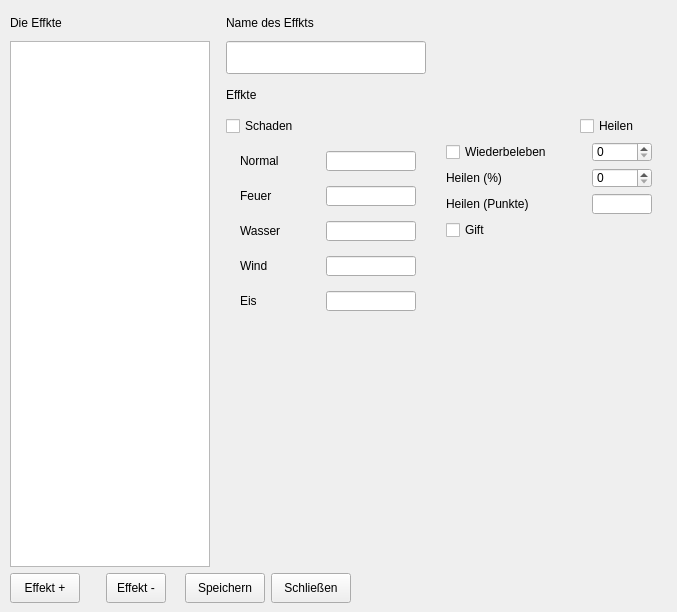
  <widget class="QWidget" name="tab_3">
   <attribute name="title">
    <string>Effekte</string>
   </attribute>
   <widget class="QWidget" name="layoutWidget1">
    <property name="geometry">
     <rect>
      <x>10</x>
      <y>10</y>
      <width>658</width>
      <height>593</height>
     </rect>
    </property>
    <layout class="QVBoxLayout" name="verticalLayout_55">
     <item>
      <layout class="QHBoxLayout" name="horizontalLayout_31">
       <item>
        <layout class="QVBoxLayout" name="verticalLayout_34">
         <item>
          <widget class="QLabel" name="mem_items_label_3">
           <property name="minimumSize">
            <size>
             <width>200</width>
             <height>25</height>
            </size>
           </property>
           <property name="maximumSize">
            <size>
             <width>200</width>
             <height>25</height>
            </size>
           </property>
           <property name="text">
            <string>Die Effkte</string>
           </property>
          </widget>
         </item>
         <item>
          <widget class="QListWidget" name="mee_items">
           <property name="minimumSize">
            <size>
             <width>200</width>
             <height>516</height>
            </size>
           </property>
           <property name="maximumSize">
            <size>
             <width>200</width>
             <height>600</height>
            </size>
           </property>
          </widget>
         </item>
        </layout>
       </item>
       <item>
        <spacer name="horizontalSpacer_26">
         <property name="orientation">
          <enum>Qt::Horizontal</enum>
         </property>
         <property name="sizeType">
          <enum>QSizePolicy::Fixed</enum>
         </property>
         <property name="sizeHint" stdset="0">
          <size>
           <width>10</width>
           <height>20</height>
          </size>
         </property>
        </spacer>
       </item>
       <item>
        <layout class="QVBoxLayout" name="verticalLayout_44">
         <item>
          <layout class="QVBoxLayout" name="verticalLayout_35">
           <item>
            <widget class="QLabel" name="label_10">
             <property name="minimumSize">
              <size>
               <width>200</width>
               <height>25</height>
              </size>
             </property>
             <property name="maximumSize">
              <size>
               <width>200</width>
               <height>25</height>
              </size>
             </property>
             <property name="text">
              <string>Name des Effkts</string>
             </property>
            </widget>
           </item>
           <item>
            <widget class="QLineEdit" name="mee_name_item">
             <property name="minimumSize">
              <size>
               <width>200</width>
               <height>33</height>
              </size>
             </property>
             <property name="maximumSize">
              <size>
               <width>200</width>
               <height>33</height>
              </size>
             </property>
             <property name="maxLength">
              <number>25</number>
             </property>
            </widget>
           </item>
          </layout>
         </item>
         <item>
          <layout class="QVBoxLayout" name="verticalLayout_36">
           <item>
            <widget class="QLabel" name="label_9">
             <property name="minimumSize">
              <size>
               <width>0</width>
               <height>30</height>
              </size>
             </property>
             <property name="text">
              <string>Effkte</string>
             </property>
            </widget>
           </item>
           <item>
            <layout class="QVBoxLayout" name="verticalLayout_33">
             <item>
              <layout class="QHBoxLayout" name="horizontalLayout_21">
               <item>
                <widget class="QCheckBox" name="meh_checkBox_eis_2">
                 <property name="minimumSize">
                  <size>
                   <width>88</width>
                   <height>20</height>
                  </size>
                 </property>
                 <property name="maximumSize">
                  <size>
                   <width>88</width>
                   <height>20</height>
                  </size>
                 </property>
                 <property name="text">
                  <string>Schaden</string>
                 </property>
                </widget>
               </item>
               <item>
                <spacer name="horizontalSpacer_7">
                 <property name="orientation">
                  <enum>Qt::Horizontal</enum>
                 </property>
                 <property name="sizeHint" stdset="0">
                  <size>
                   <width>40</width>
                   <height>20</height>
                  </size>
                 </property>
                </spacer>
               </item>
               <item>
                <widget class="QCheckBox" name="meh_checkBox_feuer_2">
                 <property name="minimumSize">
                  <size>
                   <width>88</width>
                   <height>20</height>
                  </size>
                 </property>
                 <property name="maximumSize">
                  <size>
                   <width>88</width>
                   <height>20</height>
                  </size>
                 </property>
                 <property name="text">
                  <string>Heilen</string>
                 </property>
                </widget>
               </item>
              </layout>
             </item>
             <item>
              <layout class="QHBoxLayout" name="horizontalLayout_22">
               <item>
                <layout class="QHBoxLayout" name="horizontalLayout_17">
                 <item>
                  <layout class="QVBoxLayout" name="verticalLayout_32">
                   <item>
                    <widget class="QLabel" name="main_editor_lvl_ep_2">
                     <property name="minimumSize">
                      <size>
                       <width>80</width>
                       <height>20</height>
                      </size>
                     </property>
                     <property name="maximumSize">
                      <size>
                       <width>80</width>
                       <height>20</height>
                      </size>
                     </property>
                     <property name="text">
                      <string>Normal</string>
                     </property>
                    </widget>
                   </item>
                   <item>
                    <widget class="QLabel" name="main_editor_lvl_mana_2">
                     <property name="minimumSize">
                      <size>
                       <width>80</width>
                       <height>20</height>
                      </size>
                     </property>
                     <property name="maximumSize">
                      <size>
                       <width>80</width>
                       <height>20</height>
                      </size>
                     </property>
                     <property name="text">
                      <string>Feuer</string>
                     </property>
                    </widget>
                   </item>
                   <item>
                    <widget class="QLabel" name="main_editor_lvl_kraft_2">
                     <property name="minimumSize">
                      <size>
                       <width>80</width>
                       <height>20</height>
                      </size>
                     </property>
                     <property name="maximumSize">
                      <size>
                       <width>80</width>
                       <height>20</height>
                      </size>
                     </property>
                     <property name="text">
                      <string>Wasser</string>
                     </property>
                    </widget>
                   </item>
                   <item>
                    <widget class="QLabel" name="main_editor_lvl_ausdauer_2">
                     <property name="minimumSize">
                      <size>
                       <width>80</width>
                       <height>20</height>
                      </size>
                     </property>
                     <property name="maximumSize">
                      <size>
                       <width>80</width>
                       <height>20</height>
                      </size>
                     </property>
                     <property name="text">
                      <string>Wind</string>
                     </property>
                    </widget>
                   </item>
                   <item>
                    <widget class="QLabel" name="main_editor_lvl_intelligenz_2">
                     <property name="minimumSize">
                      <size>
                       <width>80</width>
                       <height>20</height>
                      </size>
                     </property>
                     <property name="maximumSize">
                      <size>
                       <width>80</width>
                       <height>20</height>
                      </size>
                     </property>
                     <property name="text">
                      <string>Eis</string>
                     </property>
                    </widget>
                   </item>
                  </layout>
                 </item>
                 <item>
                  <layout class="QVBoxLayout" name="verticalLayout_31">
                   <item>
                    <widget class="QLineEdit" name="meh_lvl_ep_wert_2">
                     <property name="minimumSize">
                      <size>
                       <width>90</width>
                       <height>20</height>
                      </size>
                     </property>
                     <property name="maximumSize">
                      <size>
                       <width>90</width>
                       <height>20</height>
                      </size>
                     </property>
                    </widget>
                   </item>
                   <item>
                    <widget class="QLineEdit" name="meh_lvl_mana_wert_2">
                     <property name="minimumSize">
                      <size>
                       <width>90</width>
                       <height>20</height>
                      </size>
                     </property>
                     <property name="maximumSize">
                      <size>
                       <width>90</width>
                       <height>20</height>
                      </size>
                     </property>
                     <property name="maxLength">
                      <number>10</number>
                     </property>
                    </widget>
                   </item>
                   <item>
                    <widget class="QLineEdit" name="meh_lvl_kraft_wert_2">
                     <property name="minimumSize">
                      <size>
                       <width>90</width>
                       <height>20</height>
                      </size>
                     </property>
                     <property name="maximumSize">
                      <size>
                       <width>90</width>
                       <height>20</height>
                      </size>
                     </property>
                     <property name="maxLength">
                      <number>10</number>
                     </property>
                    </widget>
                   </item>
                   <item>
                    <widget class="QLineEdit" name="meh_lvl_ausdauer_wert_2">
                     <property name="minimumSize">
                      <size>
                       <width>90</width>
                       <height>20</height>
                      </size>
                     </property>
                     <property name="maximumSize">
                      <size>
                       <width>90</width>
                       <height>20</height>
                      </size>
                     </property>
                     <property name="maxLength">
                      <number>10</number>
                     </property>
                    </widget>
                   </item>
                   <item>
                    <widget class="QLineEdit" name="meh_lvl_intelligenz_wert_2">
                     <property name="minimumSize">
                      <size>
                       <width>90</width>
                       <height>20</height>
                      </size>
                     </property>
                     <property name="maximumSize">
                      <size>
                       <width>90</width>
                       <height>20</height>
                      </size>
                     </property>
                     <property name="maxLength">
                      <number>10</number>
                     </property>
                    </widget>
                   </item>
                  </layout>
                 </item>
                </layout>
               </item>
               <item>
                <layout class="QHBoxLayout" name="horizontalLayout_20">
                 <item>
                  <spacer name="horizontalSpacer_30">
                   <property name="orientation">
                    <enum>Qt::Horizontal</enum>
                   </property>
                   <property name="sizeType">
                    <enum>QSizePolicy::Fixed</enum>
                   </property>
                   <property name="sizeHint" stdset="0">
                    <size>
                     <width>10</width>
                     <height>20</height>
                    </size>
                   </property>
                  </spacer>
                 </item>
                 <item>
                  <layout class="QVBoxLayout" name="verticalLayout_30">
                   <item>
                    <widget class="QCheckBox" name="meh_checkBox_eis_3">
                     <property name="minimumSize">
                      <size>
                       <width>140</width>
                       <height>20</height>
                      </size>
                     </property>
                     <property name="maximumSize">
                      <size>
                       <width>140</width>
                       <height>20</height>
                      </size>
                     </property>
                     <property name="text">
                      <string>Wiederbeleben</string>
                     </property>
                    </widget>
                   </item>
                   <item>
                    <widget class="QLabel" name="main_editor_lvl_leben_5">
                     <property name="minimumSize">
                      <size>
                       <width>140</width>
                       <height>20</height>
                      </size>
                     </property>
                     <property name="maximumSize">
                      <size>
                       <width>80</width>
                       <height>20</height>
                      </size>
                     </property>
                     <property name="text">
                      <string>Heilen (%)</string>
                     </property>
                    </widget>
                   </item>
                   <item>
                    <widget class="QLabel" name="main_editor_lvl_leben_2">
                     <property name="minimumSize">
                      <size>
                       <width>140</width>
                       <height>20</height>
                      </size>
                     </property>
                     <property name="maximumSize">
                      <size>
                       <width>80</width>
                       <height>20</height>
                      </size>
                     </property>
                     <property name="text">
                      <string>Heilen (Punkte)</string>
                     </property>
                    </widget>
                   </item>
                   <item>
                    <widget class="QCheckBox" name="meh_checkBox_wind_2">
                     <property name="minimumSize">
                      <size>
                       <width>140</width>
                       <height>20</height>
                      </size>
                     </property>
                     <property name="maximumSize">
                      <size>
                       <width>140</width>
                       <height>20</height>
                      </size>
                     </property>
                     <property name="text">
                      <string>Gift</string>
                     </property>
                    </widget>
                   </item>
                   <item>
                    <spacer name="verticalSpacer_4">
                     <property name="orientation">
                      <enum>Qt::Vertical</enum>
                     </property>
                     <property name="sizeHint" stdset="0">
                      <size>
                       <width>20</width>
                       <height>40</height>
                      </size>
                     </property>
                    </spacer>
                   </item>
                  </layout>
                 </item>
                 <item>
                  <layout class="QVBoxLayout" name="verticalLayout_29">
                   <item>
                    <widget class="QSpinBox" name="meh_checkBox_eis_wert_2">
                     <property name="enabled">
                      <bool>true</bool>
                     </property>
                     <property name="minimumSize">
                      <size>
                       <width>60</width>
                       <height>20</height>
                      </size>
                     </property>
                     <property name="maximumSize">
                      <size>
                       <width>60</width>
                       <height>20</height>
                      </size>
                     </property>
                     <property name="maximum">
                      <number>100</number>
                     </property>
                    </widget>
                   </item>
                   <item>
                    <widget class="QSpinBox" name="meh_checkBox_eis_wert_3">
                     <property name="enabled">
                      <bool>true</bool>
                     </property>
                     <property name="minimumSize">
                      <size>
                       <width>60</width>
                       <height>20</height>
                      </size>
                     </property>
                     <property name="maximumSize">
                      <size>
                       <width>60</width>
                       <height>20</height>
                      </size>
                     </property>
                     <property name="maximum">
                      <number>100</number>
                     </property>
                    </widget>
                   </item>
                   <item>
                    <widget class="QLineEdit" name="meh_lvl_leben_wert_2">
                     <property name="minimumSize">
                      <size>
                       <width>60</width>
                       <height>20</height>
                      </size>
                     </property>
                     <property name="maximumSize">
                      <size>
                       <width>60</width>
                       <height>20</height>
                      </size>
                     </property>
                     <property name="maxLength">
                      <number>10</number>
                     </property>
                    </widget>
                   </item>
                   <item>
                    <spacer name="verticalSpacer_3">
                     <property name="orientation">
                      <enum>Qt::Vertical</enum>
                     </property>
                     <property name="sizeHint" stdset="0">
                      <size>
                       <width>20</width>
                       <height>40</height>
                      </size>
                     </property>
                    </spacer>
                   </item>
                  </layout>
                 </item>
                </layout>
               </item>
              </layout>
             </item>
            </layout>
           </item>
          </layout>
         </item>
         <item>
          <spacer name="verticalSpacer_8">
           <property name="orientation">
            <enum>Qt::Vertical</enum>
           </property>
           <property name="sizeHint" stdset="0">
            <size>
             <width>20</width>
             <height>40</height>
            </size>
           </property>
          </spacer>
         </item>
        </layout>
       </item>
      </layout>
     </item>
     <item>
      <layout class="QHBoxLayout" name="horizontalLayout_41">
       <item>
        <widget class="QPushButton" name="mee_neu_item">
         <property name="minimumSize">
          <size>
           <width>70</width>
           <height>30</height>
          </size>
         </property>
         <property name="maximumSize">
          <size>
           <width>70</width>
           <height>30</height>
          </size>
         </property>
         <property name="text">
          <string>Effekt +</string>
         </property>
        </widget>
       </item>
       <item>
        <spacer name="horizontalSpacer_36">
         <property name="orientation">
          <enum>Qt::Horizontal</enum>
         </property>
         <property name="sizeType">
          <enum>QSizePolicy::Fixed</enum>
         </property>
         <property name="sizeHint" stdset="0">
          <size>
           <width>20</width>
           <height>20</height>
          </size>
         </property>
        </spacer>
       </item>
       <item>
        <widget class="QPushButton" name="mee_entfernen_item">
         <property name="minimumSize">
          <size>
           <width>50</width>
           <height>30</height>
          </size>
         </property>
         <property name="maximumSize">
          <size>
           <width>60</width>
           <height>30</height>
          </size>
         </property>
         <property name="text">
          <string>Effekt -</string>
         </property>
         <property name="autoRepeatDelay">
          <number>300</number>
         </property>
         <property name="autoRepeatInterval">
          <number>100</number>
         </property>
        </widget>
       </item>
       <item>
        <spacer name="horizontalSpacer_37">
         <property name="orientation">
          <enum>Qt::Horizontal</enum>
         </property>
         <property name="sizeType">
          <enum>QSizePolicy::Fixed</enum>
         </property>
         <property name="sizeHint" stdset="0">
          <size>
           <width>13</width>
           <height>20</height>
          </size>
         </property>
        </spacer>
       </item>
       <item>
        <widget class="QPushButton" name="pushButton_4">
         <property name="minimumSize">
          <size>
           <width>80</width>
           <height>30</height>
          </size>
         </property>
         <property name="maximumSize">
          <size>
           <width>80</width>
           <height>30</height>
          </size>
         </property>
         <property name="text">
          <string>Speichern</string>
         </property>
        </widget>
       </item>
       <item>
        <widget class="QPushButton" name="meh_schliessen_3">
         <property name="minimumSize">
          <size>
           <width>80</width>
           <height>30</height>
          </size>
         </property>
         <property name="maximumSize">
          <size>
           <width>80</width>
           <height>30</height>
          </size>
         </property>
         <property name="text">
          <string>Schließen</string>
         </property>
        </widget>
       </item>
       <item>
        <spacer name="horizontalSpacer_49">
         <property name="orientation">
          <enum>Qt::Horizontal</enum>
         </property>
         <property name="sizeHint" stdset="0">
          <size>
           <width>40</width>
           <height>20</height>
          </size>
         </property>
        </spacer>
       </item>
       <item>
        <spacer name="horizontalSpacer_39">
         <property name="orientation">
          <enum>Qt::Horizontal</enum>
         </property>
         <property name="sizeType">
          <enum>QSizePolicy::Fixed</enum>
         </property>
         <property name="sizeHint" stdset="0">
          <size>
           <width>13</width>
           <height>20</height>
          </size>
         </property>
        </spacer>
       </item>
      </layout>
     </item>
    </layout>
   </widget>
  </widget>
